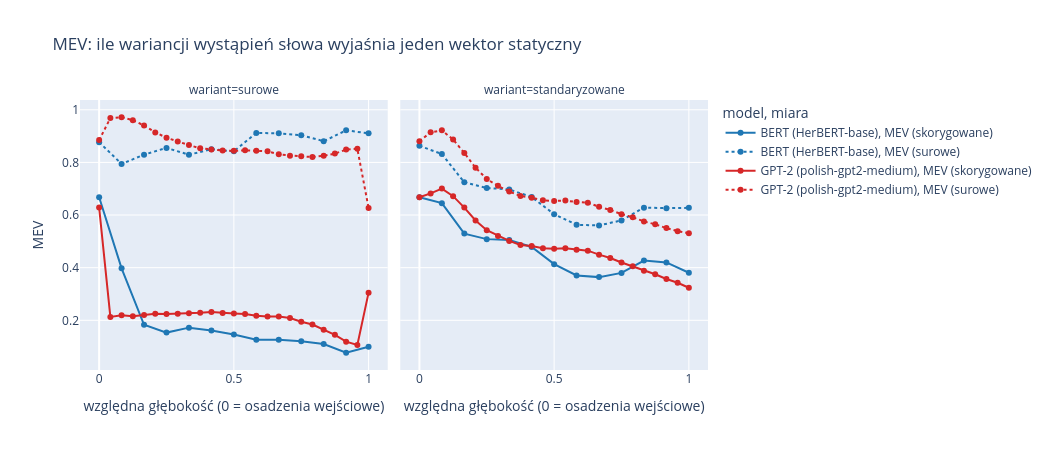

Here is the notebook cell this chart was saved with:
### Code cell
plot(["MEV (skorygowane)", "MEV (surowe)"], "MEV: ile wariancji wystąpień słowa wyjaśnia jeden wektor statyczny", "MEV")

### Figure 1 — Plotly figure (JSON) as saved in the notebook; plotly's stock layout.template omitted (floating-point values rounded to 4 significant figures)
{"data": [{"customdata": [[0], [1], [2], [3], [4], [5], [6], [7], [8], [9], [10], [11], [12]], "hovertemplate": "model=BERT (HerBERT-base)<br>miara=MEV (skorygowane)<br>wariant=surowe<br>względna głębokość (0 = osadzenia wejściowe)=%{x}<br>MEV=%{y}<br>warstwa=%{customdata[0]}<extra></extra>", "legendgroup": "BERT (HerBERT-base), MEV (skorygowane)", "line": {"color": "#1f77b4", "dash": "solid"}, "marker": {"symbol": "circle"}, "mode": "lines+markers", "name": "BERT (HerBERT-base), MEV (skorygowane)", "orientation": "v", "showlegend": true, "type": "scatter", "x": [0.0, 0.08333, 0.1667, 0.25, 0.3333, 0.4167, 0.5, 0.5833, 0.6667, 0.75, 0.8333, 0.9167, 1.0], "xaxis": "x", "y": [0.6678, 0.3975, 0.183, 0.1533, 0.1721, 0.1615, 0.146, 0.1263, 0.1258, 0.1201, 0.11, 0.07671, 0.09942], "yaxis": "y"}, {"customdata": [[0], [1], [2], [3], [4], [5], [6], [7], [8], [9], [10], [11], [12]], "hovertemplate": "model=BERT (HerBERT-base)<br>miara=MEV (skorygowane)<br>wariant=standaryzowane<br>względna głębokość (0 = osadzenia wejściowe)=%{x}<br>MEV=%{y}<br>warstwa=%{customdata[0]}<extra></extra>", "legendgroup": "BERT (HerBERT-base), MEV (skorygowane)", "line": {"color": "#1f77b4", "dash": "solid"}, "marker": {"symbol": "circle"}, "mode": "lines+markers", "name": "BERT (HerBERT-base), MEV (skorygowane)", "orientation": "v", "showlegend": false, "type": "scatter", "x": [0.0, 0.08333, 0.1667, 0.25, 0.3333, 0.4167, 0.5, 0.5833, 0.6667, 0.75, 0.8333, 0.9167, 1.0], "xaxis": "x2", "y": [0.6679, 0.6453, 0.5294, 0.5085, 0.5049, 0.4788, 0.4134, 0.3703, 0.3641, 0.3802, 0.4273, 0.42, 0.3806], "yaxis": "y2"}, {"customdata": [[0], [1], [2], [3], [4], [5], [6], [7], [8], [9], [10], [11], [12]], "hovertemplate": "model=BERT (HerBERT-base)<br>miara=MEV (surowe)<br>wariant=surowe<br>względna głębokość (0 = osadzenia wejściowe)=%{x}<br>MEV=%{y}<br>warstwa=%{customdata[0]}<extra></extra>", "legendgroup": "BERT (HerBERT-base), MEV (surowe)", "line": {"color": "#1f77b4", "dash": "dot"}, "marker": {"symbol": "circle"}, "mode": "lines+markers", "name": "BERT (HerBERT-base), MEV (surowe)", "orientation": "v", "showlegend": true, "type": "scatter", "x": [0.0, 0.08333, 0.1667, 0.25, 0.3333, 0.4167, 0.5, 0.5833, 0.6667, 0.75, 0.8333, 0.9167, 1.0], "xaxis": "x", "y": [0.8769, 0.7943, 0.8293, 0.8552, 0.8293, 0.85, 0.8423, 0.9119, 0.9108, 0.9034, 0.8806, 0.9218, 0.9106], "yaxis": "y"}, {"customdata": [[0], [1], [2], [3], [4], [5], [6], [7], [8], [9], [10], [11], [12]], "hovertemplate": "model=BERT (HerBERT-base)<br>miara=MEV (surowe)<br>wariant=standaryzowane<br>względna głębokość (0 = osadzenia wejściowe)=%{x}<br>MEV=%{y}<br>warstwa=%{customdata[0]}<extra></extra>", "legendgroup": "BERT (HerBERT-base), MEV (surowe)", "line": {"color": "#1f77b4", "dash": "dot"}, "marker": {"symbol": "circle"}, "mode": "lines+markers", "name": "BERT (HerBERT-base), MEV (surowe)", "orientation": "v", "showlegend": false, "type": "scatter", "x": [0.0, 0.08333, 0.1667, 0.25, 0.3333, 0.4167, 0.5, 0.5833, 0.6667, 0.75, 0.8333, 0.9167, 1.0], "xaxis": "x2", "y": [0.8632, 0.8317, 0.7242, 0.703, 0.6973, 0.6683, 0.6033, 0.563, 0.5606, 0.5797, 0.6281, 0.6263, 0.6273], "yaxis": "y2"}, {"customdata": [[0], [1], [2], [3], [4], [5], [6], [7], [8], [9], [10], [11], [12], [13], [14], [15], [16], [17], [18], [19], [20], [21], [22], [23], [24]], "hovertemplate": "model=GPT-2 (polish-gpt2-medium)<br>miara=MEV (skorygowane)<br>wariant=surowe<br>względna głębokość (0 = osadzenia wejściowe)=%{x}<br>MEV=%{y}<br>warstwa=%{customdata[0]}<extra></extra>", "legendgroup": "GPT-2 (polish-gpt2-medium), MEV (skorygowane)", "line": {"color": "#d62728", "dash": "solid"}, "marker": {"symbol": "circle"}, "mode": "lines+markers", "name": "GPT-2 (polish-gpt2-medium), MEV (skorygowane)", "orientation": "v", "showlegend": true, "type": "scatter", "x": [0.0, 0.04167, 0.08333, 0.125, 0.1667, 0.2083, 0.25, 0.2917, 0.3333, 0.375, 0.4167, 0.4583, 0.5, 0.5417, 0.5833, 0.625, 0.6667, 0.7083, 0.75, 0.7917, 0.8333, 0.875, 0.9167, 0.9583, 1.0], "xaxis": "x", "y": [0.6284, 0.2129, 0.2188, 0.2153, 0.2199, 0.2252, 0.2238, 0.2248, 0.2264, 0.229, 0.2319, 0.2281, 0.2261, 0.2236, 0.2174, 0.2148, 0.2145, 0.209, 0.1945, 0.1839, 0.1637, 0.1447, 0.1187, 0.1061, 0.3051], "yaxis": "y"}, {"customdata": [[0], [1], [2], [3], [4], [5], [6], [7], [8], [9], [10], [11], [12], [13], [14], [15], [16], [17], [18], [19], [20], [21], [22], [23], [24]], "hovertemplate": "model=GPT-2 (polish-gpt2-medium)<br>miara=MEV (skorygowane)<br>wariant=standaryzowane<br>względna głębokość (0 = osadzenia wejściowe)=%{x}<br>MEV=%{y}<br>warstwa=%{customdata[0]}<extra></extra>", "legendgroup": "GPT-2 (polish-gpt2-medium), MEV (skorygowane)", "line": {"color": "#d62728", "dash": "solid"}, "marker": {"symbol": "circle"}, "mode": "lines+markers", "name": "GPT-2 (polish-gpt2-medium), MEV (skorygowane)", "orientation": "v", "showlegend": false, "type": "scatter", "x": [0.0, 0.04167, 0.08333, 0.125, 0.1667, 0.2083, 0.25, 0.2917, 0.3333, 0.375, 0.4167, 0.4583, 0.5, 0.5417, 0.5833, 0.625, 0.6667, 0.7083, 0.75, 0.7917, 0.8333, 0.875, 0.9167, 0.9583, 1.0], "xaxis": "x2", "y": [0.6679, 0.6823, 0.7005, 0.6717, 0.6283, 0.5794, 0.5423, 0.5206, 0.5016, 0.4863, 0.4824, 0.4734, 0.4718, 0.4738, 0.468, 0.4647, 0.4495, 0.4369, 0.4195, 0.4054, 0.3886, 0.3751, 0.3571, 0.3425, 0.3237], "yaxis": "y2"}, {"customdata": [[0], [1], [2], [3], [4], [5], [6], [7], [8], [9], [10], [11], [12], [13], [14], [15], [16], [17], [18], [19], [20], [21], [22], [23], [24]], "hovertemplate": "model=GPT-2 (polish-gpt2-medium)<br>miara=MEV (surowe)<br>wariant=surowe<br>względna głębokość (0 = osadzenia wejściowe)=%{x}<br>MEV=%{y}<br>warstwa=%{customdata[0]}<extra></extra>", "legendgroup": "GPT-2 (polish-gpt2-medium), MEV (surowe)", "line": {"color": "#d62728", "dash": "dot"}, "marker": {"symbol": "circle"}, "mode": "lines+markers", "name": "GPT-2 (polish-gpt2-medium), MEV (surowe)", "orientation": "v", "showlegend": true, "type": "scatter", "x": [0.0, 0.04167, 0.08333, 0.125, 0.1667, 0.2083, 0.25, 0.2917, 0.3333, 0.375, 0.4167, 0.4583, 0.5, 0.5417, 0.5833, 0.625, 0.6667, 0.7083, 0.75, 0.7917, 0.8333, 0.875, 0.9167, 0.9583, 1.0], "xaxis": "x", "y": [0.8847, 0.9685, 0.9716, 0.9604, 0.9402, 0.9141, 0.8938, 0.8794, 0.8657, 0.8538, 0.8492, 0.845, 0.8439, 0.8457, 0.8443, 0.8421, 0.8307, 0.8257, 0.8231, 0.8207, 0.8252, 0.8334, 0.8486, 0.8518, 0.6268], "yaxis": "y"}, {"customdata": [[0], [1], [2], [3], [4], [5], [6], [7], [8], [9], [10], [11], [12], [13], [14], [15], [16], [17], [18], [19], [20], [21], [22], [23], [24]], "hovertemplate": "model=GPT-2 (polish-gpt2-medium)<br>miara=MEV (surowe)<br>wariant=standaryzowane<br>względna głębokość (0 = osadzenia wejściowe)=%{x}<br>MEV=%{y}<br>warstwa=%{customdata[0]}<extra></extra>", "legendgroup": "GPT-2 (polish-gpt2-medium), MEV (surowe)", "line": {"color": "#d62728", "dash": "dot"}, "marker": {"symbol": "circle"}, "mode": "lines+markers", "name": "GPT-2 (polish-gpt2-medium), MEV (surowe)", "orientation": "v", "showlegend": false, "type": "scatter", "x": [0.0, 0.04167, 0.08333, 0.125, 0.1667, 0.2083, 0.25, 0.2917, 0.3333, 0.375, 0.4167, 0.4583, 0.5, 0.5417, 0.5833, 0.625, 0.6667, 0.7083, 0.75, 0.7917, 0.8333, 0.875, 0.9167, 0.9583, 1.0], "xaxis": "x2", "y": [0.8804, 0.9143, 0.9219, 0.8869, 0.8359, 0.7799, 0.7368, 0.7109, 0.6894, 0.6724, 0.666, 0.6563, 0.6534, 0.6551, 0.6495, 0.6467, 0.6314, 0.6194, 0.6034, 0.5913, 0.5758, 0.5647, 0.5504, 0.5388, 0.5307], "yaxis": "y2"}], "layout": {"annotations": [{"font": {}, "showarrow": false, "text": "wariant=surowe", "x": 0.245, "xanchor": "center", "xref": "paper", "y": 1.0, "yanchor": "bottom", "yref": "paper"}, {"font": {}, "showarrow": false, "text": "wariant=standaryzowane", "x": 0.755, "xanchor": "center", "xref": "paper", "y": 1.0, "yanchor": "bottom", "yref": "paper"}], "height": 450, "legend": {"title": {"text": "model, miara"}, "tracegroupgap": 0}, "title": {"text": "MEV: ile wariancji wystąpień słowa wyjaśnia jeden wektor statyczny"}, "width": 1050, "xaxis": {"anchor": "y", "domain": [0.0, 0.49], "title": {"text": "względna głębokość (0 = osadzenia wejściowe)"}}, "xaxis2": {"anchor": "y2", "domain": [0.51, 1.0], "matches": "x", "title": {"text": "względna głębokość (0 = osadzenia wejściowe)"}}, "yaxis": {"anchor": "x", "domain": [0.0, 1.0], "title": {"text": "MEV"}}, "yaxis2": {"anchor": "x2", "domain": [0.0, 1.0], "matches": "y", "showticklabels": false}}}
